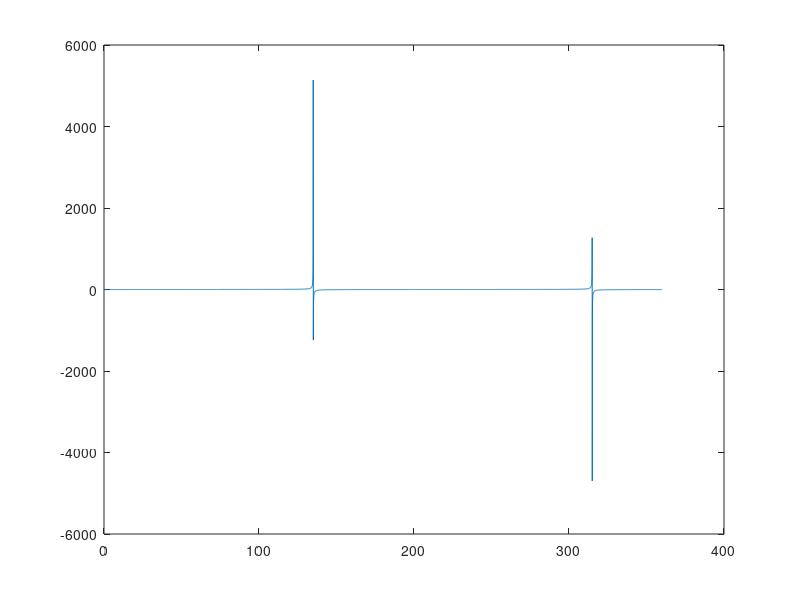

Here is the MATLAB script that generated this plot:
dy = -1;
theta = (0:0.001:2*pi)';
x = cos(theta);
y = sin(theta);
dr_dtheta = (x + y*dy)./(dy*x - y);
close all
daspect([1 , 1,  1])
plot(rad2deg(theta) , dr_dtheta)